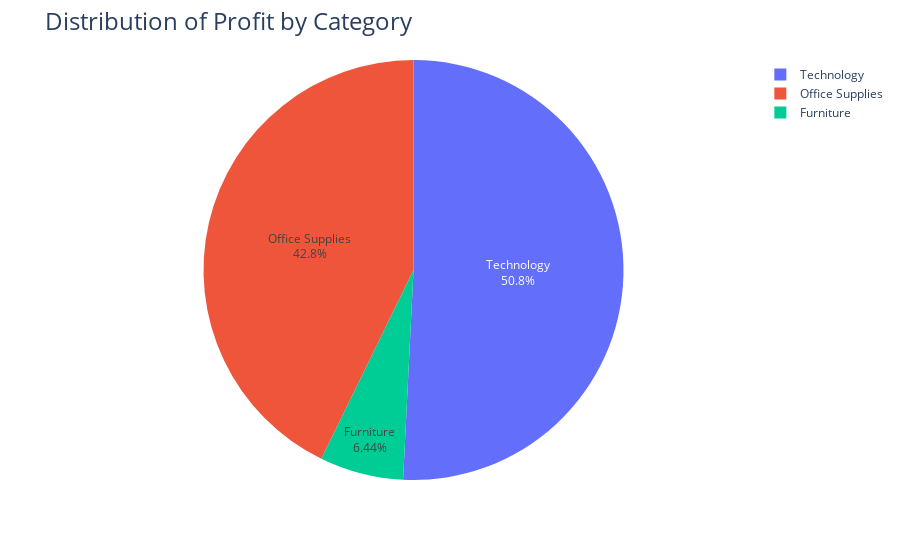

Here is the notebook cell this chart was saved with:
### Code cell
fig = px.pie(profit_by_category,
             values='Profit',
             names='Category')
fig.update_traces(textposition='inside', textinfo='percent+label')
fig.update_layout(title_text='Distribution of Profit by Category', title_font=dict(size=24))
fig.show()

### Figure 1 — Plotly figure (JSON) as saved in the notebook; plotly's stock layout.template omitted (floating-point values rounded to 4 significant figures)
{"data": [{"domain": {"x": [0, 1], "y": [0, 1]}, "hovertemplate": "Category=%{label}<br>Profit=%{value}<extra></extra>", "labels": ["Furniture", "Office Supplies", "Technology"], "legendgroup": "", "name": "", "showlegend": true, "textinfo": "percent+label", "textposition": "inside", "type": "pie", "values": [18450.0, 122500.0, 145500.0]}], "layout": {"legend": {"tracegroupgap": 0}, "margin": {"t": 60}, "title": {"font": {"size": 24}, "text": "Distribution of Profit by Category"}}}
